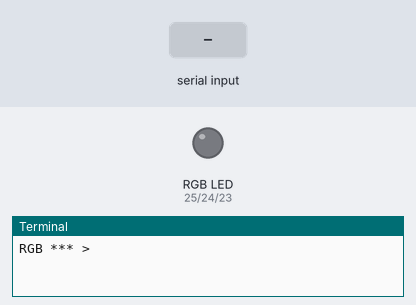
Simulated run of this program. Board: Raspberry Pi (BCM pin numbers). Parts: an RGB LED mixed from three pins (HIGH = lit), the last lines printed to the terminal. The test bench sets the inputs (shaded band).

Above: at 1.2 s.
1.3 s: "200" typed at the terminal, then Enter
At 2.2 s:
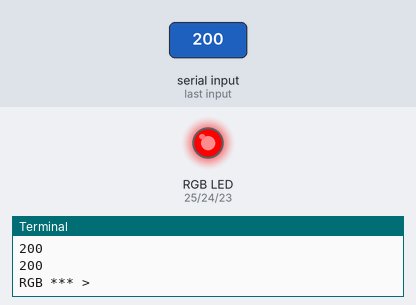
Timing chart, 0 to 4.3 s (numbered marks = the images above; inputs shaded):
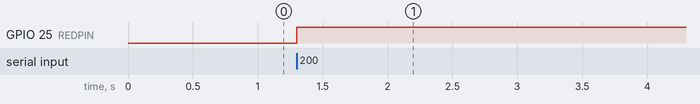

Measured:
- after the input at 1.3 s, GPIO 25 (REDPIN): LOW → HIGH at once

The program:

rgb-led-1.py
```python
import RPi.GPIO as GPIO
GPIO.setmode(GPIO.BCM)

REDPIN = 25
GREENPIN = 24
BLUEPIN = 23

GPIO.setup(REDPIN, GPIO.OUT)
GPIO.output(REDPIN,0)

GPIO.setup(GREENPIN, GPIO.OUT)
GPIO.output(GREENPIN,0)

GPIO.setup(BLUEPIN, GPIO.OUT)
GPIO.output(BLUEPIN,0)

try:
	while(True):
		request = input("RGB *** >")
		print(request)
		if(len(request) == 3):
			GPIO.output(REDPIN,int(request[0]))
			GPIO.output(GREENPIN,int(request[1]))
			GPIO.output(BLUEPIN,int(request[2]))
except KeyboardInterrupt:
	GPIO.cleanup()
```
